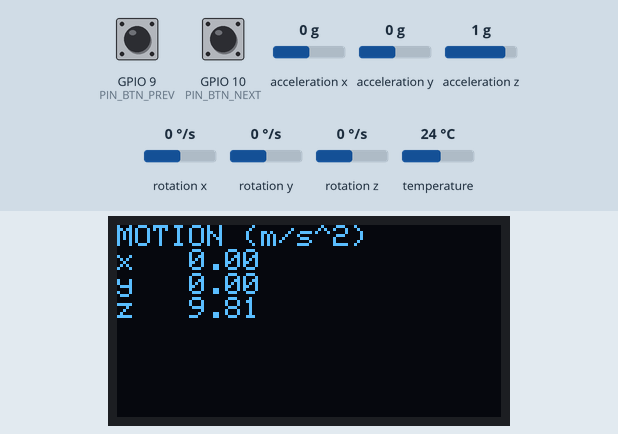
Simulated run of this sketch. Board: Seeed XIAO ESP32-C3. Shown: 128×64 one-colour display. The test bench sets the inputs (shaded band); at power-on: GPIO 9 (PIN_BTN_PREV) HIGH, GPIO 10 (PIN_BTN_NEXT) HIGH, acceleration x 0 g, acceleration y 0 g, acceleration z 1 g, rotation x 0 °/s, rotation y 0 °/s, rotation z 0 °/s, temperature 24 °C. What the sketch prints to the serial monitor is not drawn.

Above: at 1.2 s.
1.3 s: GPIO 9 (PIN_BTN_PREV) pulled LOW for 0.15 s
At 2.3 s:
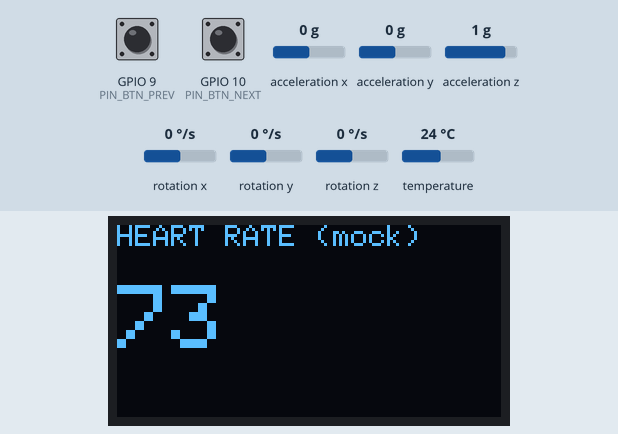
5.5 s: GPIO 10 (PIN_BTN_NEXT) pulled LOW for 0.15 s
At 6.6 s:
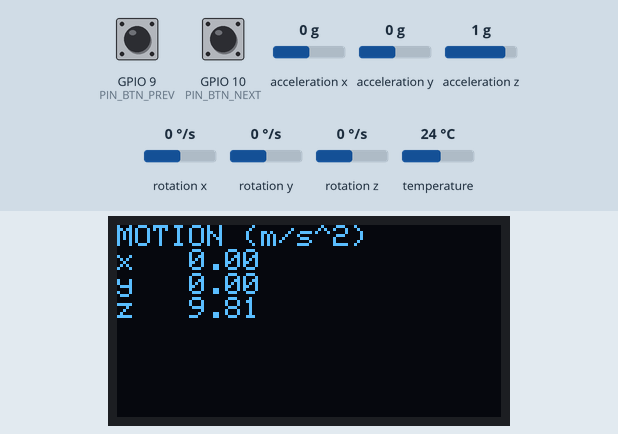
7.1 s: acceleration x set to -1.4 g
At 9.3 s:
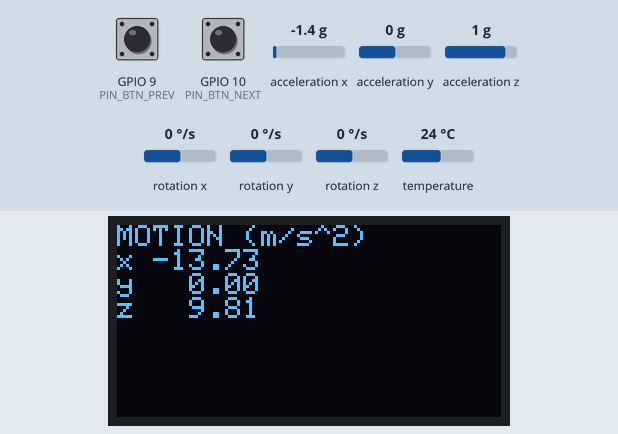
9.6 s: acceleration y set to -1.4 g
At 10.7 s:
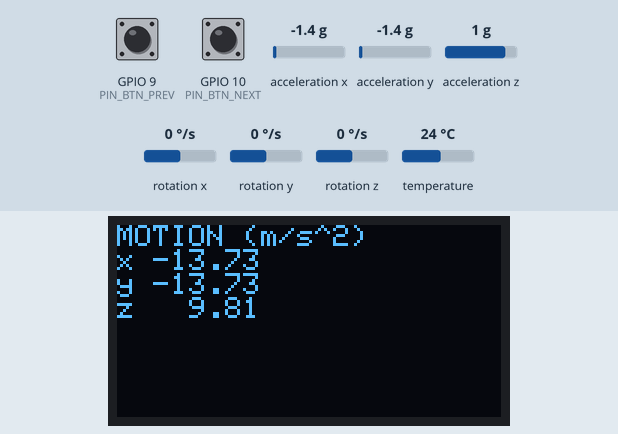
11.6 s: GPIO 9 (PIN_BTN_PREV) pulled LOW for 1 s
At 12.3 s:
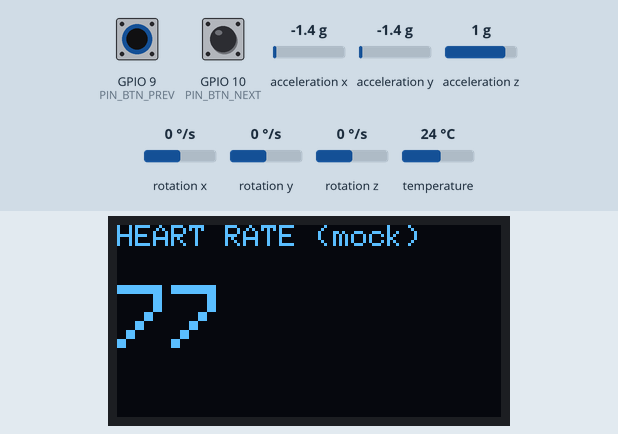
14.1 s: GPIO 9 (PIN_BTN_PREV) pulled LOW for 3.2 s
At 14.5 s:
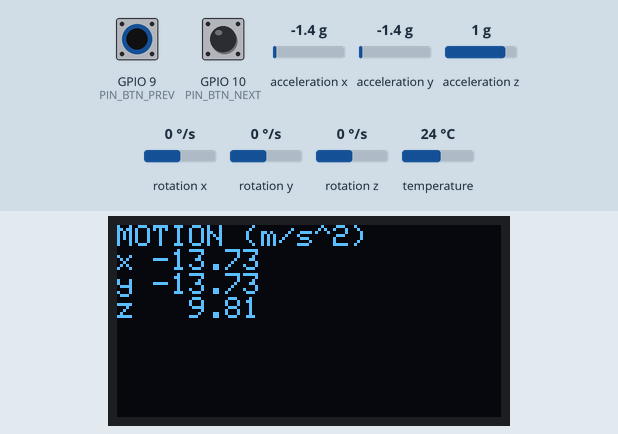
Timing chart, 0 to 17.1 s (numbered marks = the images above; inputs shaded):
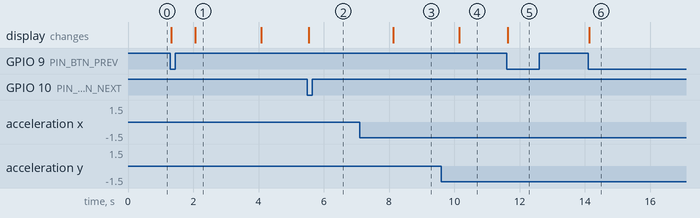

The sketch:

sketch.ino
```cpp
// B5 — Virtual prototype of a module-based watch (Wokwi, XIAO ESP32-C3)
// Display + motion sensor on one I2C bus, a mock heart-rate sensor and
// two buttons, wired like esp_watch. Pin map follows B3.

#include <Wire.h>
#include <Adafruit_GFX.h>
#include <Adafruit_SSD1306.h>
#include <Adafruit_MPU6050.h>
#include <Adafruit_Sensor.h>

// ---- Pin map (XIAO label -> GPIO) ----
const int PIN_SDA      = 6;   // D4
const int PIN_SCL      = 7;   // D5
const int PIN_BTN_NEXT = 10;  // D10, button to GND, internal pull-up
const int PIN_BTN_PREV = 9;   // D9,  button to GND, internal pull-up (shares the BOOT button)

// ---- I2C addresses ----
const uint8_t ADDR_OLED = 0x3C;
const uint8_t ADDR_IMU  = 0x68;   // AD0 tied to GND

const uint32_t I2C_CLOCK_HZ = 400000;

// Pass the bus speed to the display library too: by default it switches the
// bus to 400 kHz while sending a frame and back to 100 kHz afterwards.
Adafruit_SSD1306 display(128, 64, &Wire, -1, I2C_CLOCK_HZ, I2C_CLOCK_HZ);
Adafruit_MPU6050 imu;

// Wokwi has no MAX30102. This mock stands in for it, returning a heart
// rate that drifts slowly between about 66 and 78 bpm. The rest of the
// program cannot tell the difference, so it can all be tested now.
class MockHeartRate {
public:
  bool begin() { return true; }
  int readBpm() {
    float t = millis() / 1000.0f;
    return 72 + (int)(6.0f * sinf(t / 10.0f));
  }
};
MockHeartRate heart;

int screen = 0;               // 0 = motion, 1 = heart rate
const int SCREEN_COUNT = 2;

bool lastNext = HIGH;
bool lastPrev = HIGH;
unsigned long lastRedraw = 0;

void scanBus() {
  Serial.println("I2C scan:");
  for (uint8_t addr = 1; addr < 127; addr++) {
    Wire.beginTransmission(addr);
    if (Wire.endTransmission() == 0) {
      Serial.printf("  found device at 0x%02X\n", addr);
    }
  }
}

void drawScreen() {
  display.clearDisplay();
  display.setTextColor(SSD1306_WHITE);
  display.setTextWrap(false);          // see esp_watch known issue 4
  display.setTextSize(1);
  display.setCursor(0, 0);

  if (screen == 0) {
    sensors_event_t a, g, temp;
    imu.getEvent(&a, &g, &temp);
    display.println("MOTION (m/s^2)");
    display.printf("x %6.2f\n", a.acceleration.x);
    display.printf("y %6.2f\n", a.acceleration.y);
    display.printf("z %6.2f\n", a.acceleration.z);
  } else {
    display.println("HEART RATE (mock)");
    display.setTextSize(3);
    display.setCursor(0, 20);
    display.printf("%d", heart.readBpm());
  }

  // Time how long it takes to send one full frame over I2C.
  unsigned long t0 = micros();
  display.display();
  unsigned long dt = micros() - t0;
  Serial.printf("screen %d sent in %lu us\n", screen, dt);
}

void setup() {
  Serial.begin(115200);
  pinMode(PIN_BTN_NEXT, INPUT_PULLUP);
  pinMode(PIN_BTN_PREV, INPUT_PULLUP);

  Wire.begin(PIN_SDA, PIN_SCL);
  Wire.setClock(I2C_CLOCK_HZ);
  scanBus();

  if (!display.begin(SSD1306_SWITCHCAPVCC, ADDR_OLED)) {
    Serial.println("Display not found");
  }
  if (!imu.begin(ADDR_IMU, &Wire)) {
    Serial.println("Motion sensor not found");
  }
  heart.begin();
  drawScreen();
}

void loop() {
  bool next = digitalRead(PIN_BTN_NEXT);
  bool prev = digitalRead(PIN_BTN_PREV);

  // A press is a change from HIGH (released) to LOW (pressed).
  if (lastNext == HIGH && next == LOW) {
    screen = (screen + 1) % SCREEN_COUNT;
    drawScreen();
  }
  if (lastPrev == HIGH && prev == LOW) {
    screen = (screen + SCREEN_COUNT - 1) % SCREEN_COUNT;
    drawScreen();
  }
  lastNext = next;
  lastPrev = prev;

  // Refresh the current screen once a second, not on every loop.
  if (millis() - lastRedraw >= 1000) {
    lastRedraw = millis();
    drawScreen();
  }
  delay(20);  // simple debounce; D2 replaces this with non-blocking timing
}
```

Measured:
- after the input at 1.3 s, the display: first changes at once (image 1 shows a later state)
- after the input at 5.5 s, the display: changes at once (image 2)
- after the input at 7.1 s, the display: changes after 1.0 s (image 3)
- after the input at 9.6 s, the display: changes after 0.55 s (image 4)
- after the input at 11.6 s, the display: changes at once (image 5)
- after the input at 14.1 s, the display: changes at once (image 6)
- what the display in image 1 shows lasts 2.0 s, from 2.1 s to 4.1 s
